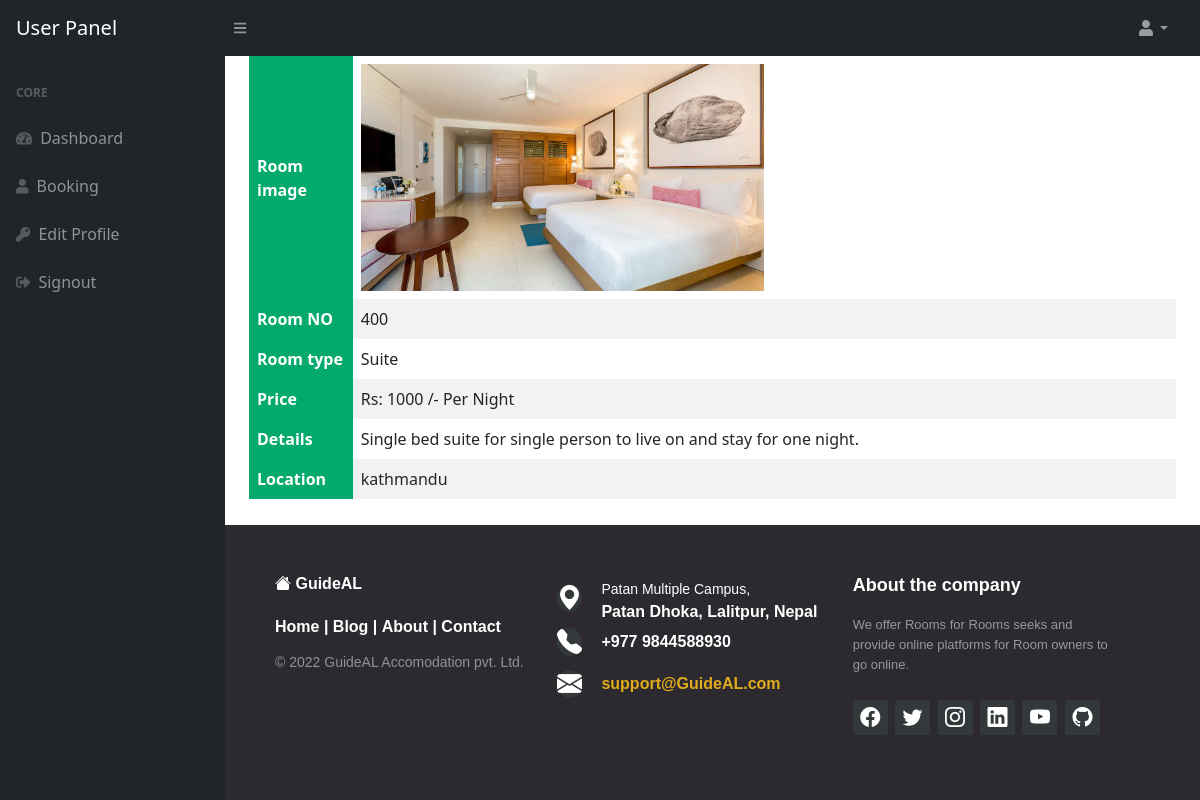
The app's page /view_details.php?id=4 (signed in) with its own data.
### tables this page shows
CREATE TABLE `rooms` (
  `room_id` int(11) NOT NULL,
  `room_no` varchar(255) NOT NULL,
  `type` varchar(255) NOT NULL,
  `price` decimal(10,0) NOT NULL,
  `details` varchar(255) NOT NULL,
  `image` varchar(255) NOT NULL,
  `location` varchar(255) NOT NULL
);

### view_details.php (the view, shortened to what this page needs)
<?php session_start();
include_once('include/databaseconn.php');
if(is_numeric($_GET['id'])){
    $id = $_GET['id'];
   }else{
       header('location:booking_info.php?msg=1');
   }
if (!isset($_SESSION['email'])) {
    header('location:index.php?msg=1');
}
 else{
?>
<!DOCTYPE html>
<html lang="en">
    <head>
        <link href="https://cdn.jsdelivr.net/npm/simple-datatables@latest/dist/style.css" rel="stylesheet" />
        <link href="styles.css" rel="stylesheet" />
    </head>
    <body class="sb-nav-fixed">
      <?php include_once('include/navbar.php');?>
        <div id="layoutSidenav">
          <?php include_once('include/sidebar.php');?>
            <div id="layoutSidenav_content">
                <main>
                    <div class="container-fluid px-4">
<?php
 $sql = "select * from rooms where room_id=$id ";
 $result = $connection -> query($sql);
 if($result -> num_rows == 1){
   $row = $result -> fetch_assoc();
 }else{
     $row = [];
 }
?>
 <div>
        <?php
            if(!empty($row)){ ?>
            <table>
                <tr>
                    <th>Room image</th>
                    <td><img src="photos/<?php echo $row['image'] ;?>" alt="room image"></td>
                </tr>
                <tr>
                    <th>Room NO</th>
                    <td><?php echo $row['room_no'];?></td>
                </tr>
                <tr>
                    <th>Room type</th>
                    <td><?php echo $row['type'] ;?></td>
                </tr>
                <tr>
                    <th>Price</th>
                    <td> Rs: <?php echo $row['price'] ;?> /- Per Night</td>
                </tr>
                <tr>
                    <th>Details</th>
                    <td><?php echo $row['details'];?></td>
                </tr>
                <tr>
                    <th>Location</th>
                    <td><?php echo $row['location'];?></td>
                </tr>
            </table>
           <?php }else{ ?>
               <div class="no_record">
                   Invalid category.
               </div>
           <?php }  ?>
     </div>
                </main>
          <?php include('include/footer.php');?>
    </body>
</html>
<?php } ?>

### view_details.php (style rules this page uses)
table { border-collapse: collapse; width: 100%; }
th, td { text-align: left; padding: 8px; }
tr:nth-child(even) { background-color: #f2f2f2; }
th { background-color: #04AA6D; color: white; }
img { width: 50%; height: 20%; }

### records on screen
rooms: image (picture), room_no "400", type "Suite", price "1000", details "Single bed suite for single person to live on and stay for one night.", location "kathmandu"
